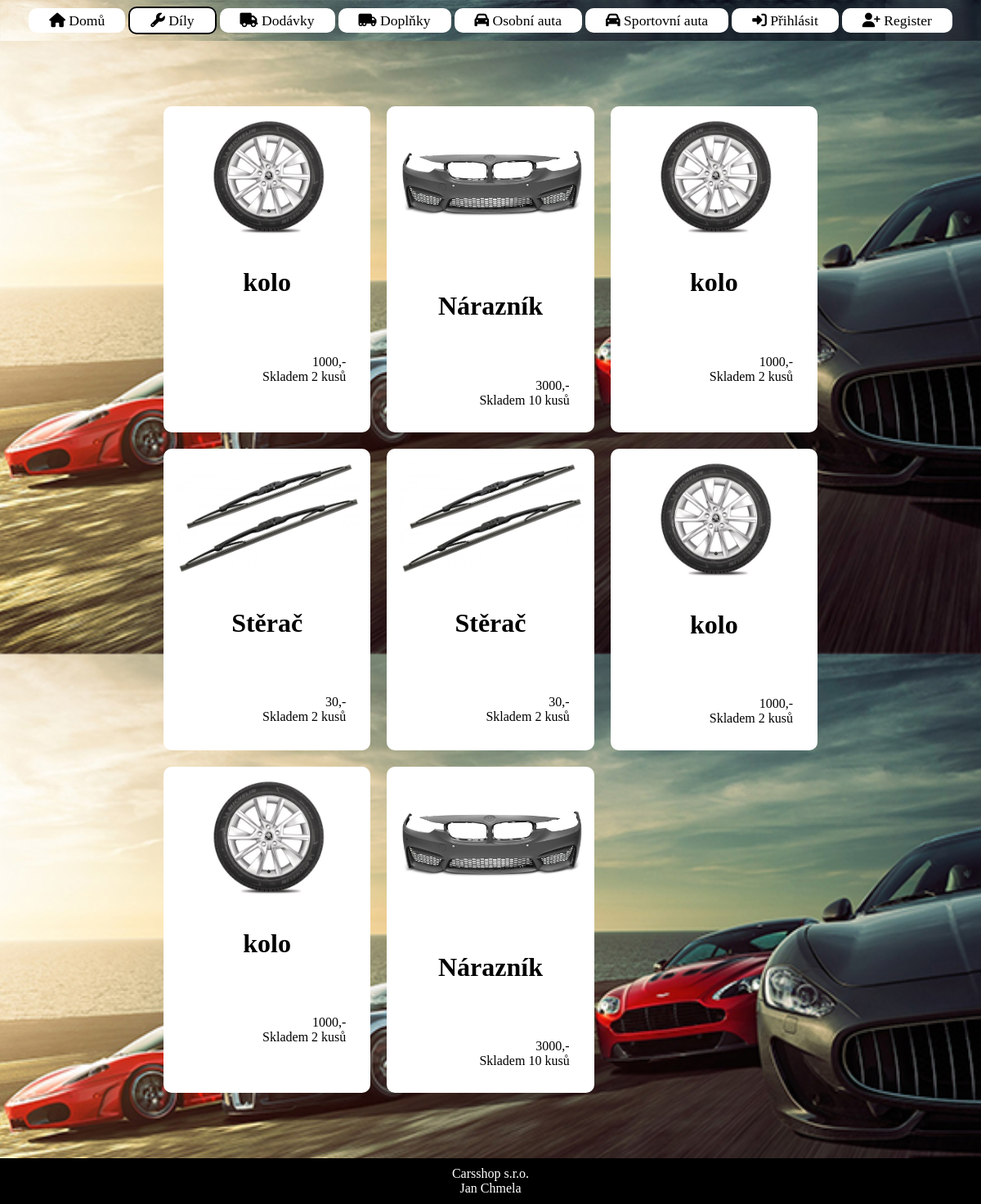
Page /dil.php on the committed database.
### tables this page shows
CREATE TABLE `zbozi` (
  `id` int(11) NOT NULL,
  `nazev` varchar(50) NOT NULL,
  `typ` enum('sportovni','osobni','dodavka','dil','doplnek') NOT NULL,
  `cena` int(11) NOT NULL,
  `pocet` int(11) NOT NULL,
  `pic` varchar(50) NOT NULL,
  `description` text NOT NULL
);

### dil.php (the view, shortened to what this page needs)
<!DOCTYPE html>
<html lang="en">
<head>
    <link rel="stylesheet" href="style.css" type="text/css" />
</head>
<?php $thisPage="Dil"; ?>
<body>
<?php include("nav.php"); ?>
<div id="obalovaci">
    <div class="space"></div>
<div class="productContainer">
<?php
$sql = "SELECT id, nazev, typ, cena, pocet, pic FROM zbozi where typ = 'dil'";
if($stmt = mysqli_prepare($link, $sql)){
 $query = mysqli_query($link, $sql);
    if ($query->num_rows > 0) {
        while($row = $query->fetch_assoc()) {
            echo " <a class='nemuField' href='detail.php?id=".$row['id']."' style='border-radius: 10px;  background-color: white;'> ";
            echo "<img src='"."pic/products/".$row['pic']."' width='90%' style='padding: 15px;'></img>";
            echo "<h1 style='text-align: center;'>".$row['nazev']." </h1><br>";
            echo " <div style='text-align: right; padding: 30px;'>";
            echo $row['cena'].",-<br>";
            echo "Skladem ".$row['pocet']." kusů"."<br>";
            echo "</div>";
            echo "</a>";
        }
        }
}
?>
</div>
<div class="space"></div>
</div>
<?php include("footer.php"); ?>
</body>
</html>

### nav.php (shortened to what this page needs)
<?php
if(!isset($_SESSION["loggedin"]) || $_SESSION["loggedin"] !== true){
?>
<nav>
<ul>
<li>
<a href="index.php" <?php if ($thisPage=="Home")
echo " id=\"currentpage\""; ?>><i class="fa-solid fa-house" style="#000000;"></i> Domů</a>
<a href="dil.php" <?php if ($thisPage=="Dil")
echo " id=\"currentpage\""; ?>><i class="fa-solid fa-wrench" style="#000000;"></i> Díly</a>
<a href="dodavka.php" <?php if ($thisPage=="Dodavka")
echo " id=\"currentpage\""; ?>><i class="fa-solid fa-truck" style="#000000;"></i> Dodávky</a>
<a href="doplnek.php" <?php if ($thisPage=="Doplnek")
echo " id=\"currentpage\""; ?>><i class="fa-solid fa-truck-moving" style="#000000;"></i> Doplňky</a>
<a href="osobni.php" <?php if ($thisPage=="Osobni")
echo " id=\"currentpage\""; ?>><i class="fa-solid fa-car" style="#000000;"></i> Osobní auta</a>
<a href="sportovni.php" <?php if ($thisPage=="Sportivni")
echo " id=\"currentpage\""; ?>><i class="fa-solid fa-car" style="#000000;"></i> Sportovní auta</a>
<a href="login.php" <?php if ($thisPage=="login")
echo " id=\"currentpage\""; ?>><i class="fa-solid fa-right-to-bracket" style="#000000;"></i> Přihlásit</a>
<a href="register.php" <?php if ($thisPage=="register")
echo " id=\"currentpage\""; ?>><i class="fa-solid fa-user-plus" style="#000000;"></i> Register</a>
</nav>
<?php
}
?>

### footer.php
<footer>
Carsshop s.r.o.<br>
Jan Chmela<br>
    </footer>

### style.css (style rules this page uses)
body { background-image: url("pic/loginBackground.jpeg"); background-repeat: repeat-y; background-position: center; background-size: cover; margin: 0px; margin-top: 0px; height: 100vh; display: flex; flex-direction: column; }
#obalovaci { margin: 0px auto; position: relative; width:800px; }
.space { height: 10vh; }
nav { text-align: center; background-color: white; height: 50px; padding: 0px; margin: 0px; background-image: url("pic/navBackground.png"); }
nav ul { list-style: none; padding: 0px; margin: 0px; }
nav ul li { display: inline-block; margin: 15px 0; }
nav ul li a { padding: 5px 25px; text-align: center; background-color: white; font-size: 1.1em; border-style: solid; border-width: 0px; border-radius: 10px; border-color:#aff0ff; }
nav a { text-decoration: none; color: black; }
#currentpage { border-width: 2px; border-color: black; }
.nemuField { text-decoration: none; color: black; }
.productContainer { display: grid; grid-template-columns: 1fr 1fr 1fr; grid-gap: 20px; }
footer { text-align: center; height: 60px; padding: 10px 0; background: black; color: white; }

### dil.php (style rules this page uses)
body { height: 100vh; }

### rows in the picture
zbozi: pic (picture), nazev "kolo", cena "1000", pocet "2"
zbozi: pic (picture), nazev "Nárazník", cena "3000", pocet "10"
zbozi: pic (picture), nazev "kolo", cena "1000", pocet "2"
zbozi: pic (picture), nazev "Stěrač", cena "30", pocet "2"
zbozi: pic (picture), nazev "Stěrač", cena "30", pocet "2"
zbozi: pic (picture), nazev "kolo", cena "1000", pocet "2"
zbozi: pic (picture), nazev "kolo", cena "1000", pocet "2"
zbozi: pic (picture), nazev "Nárazník", cena "3000", pocet "10"
